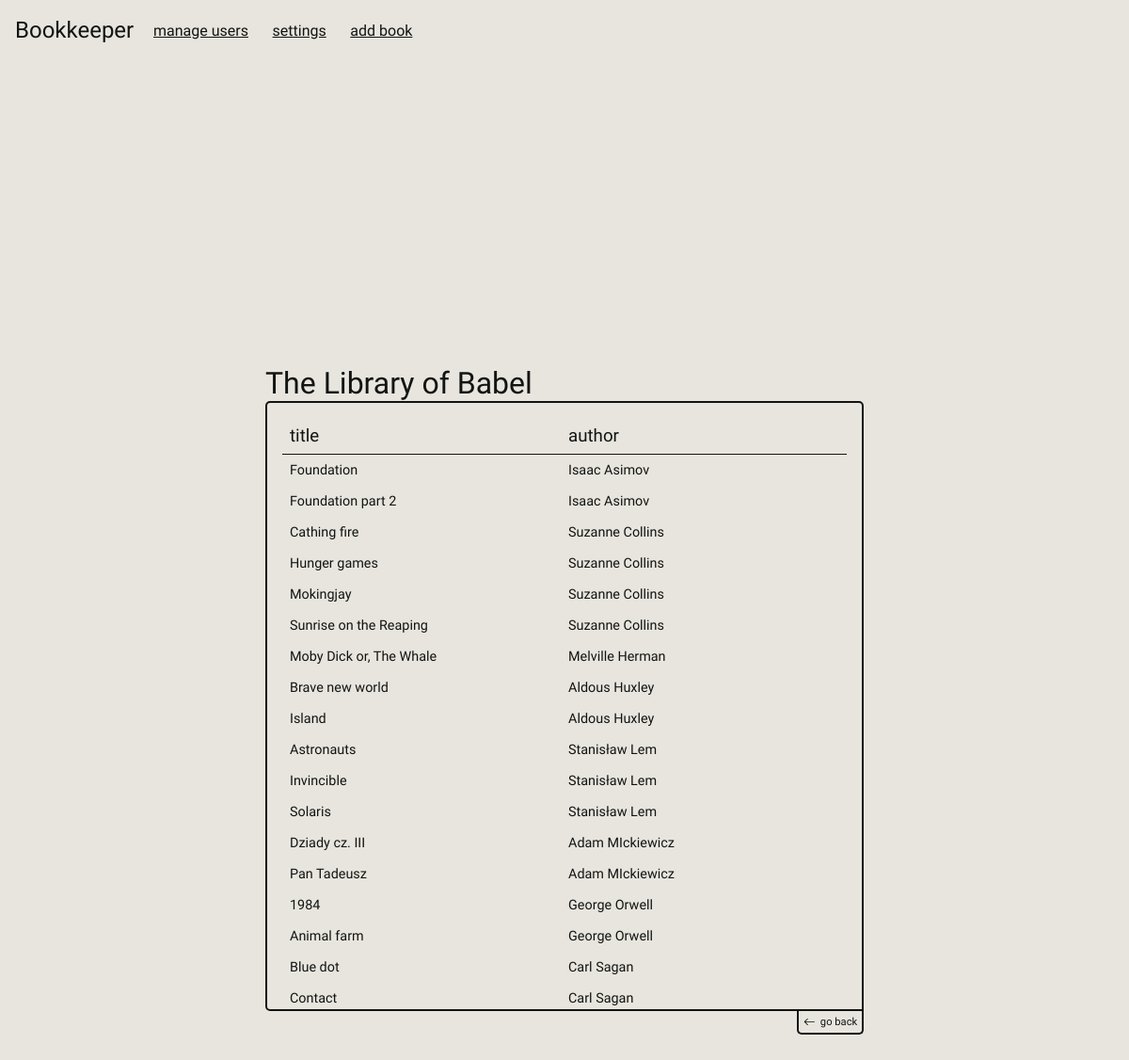
The app's page /library/1, older data.
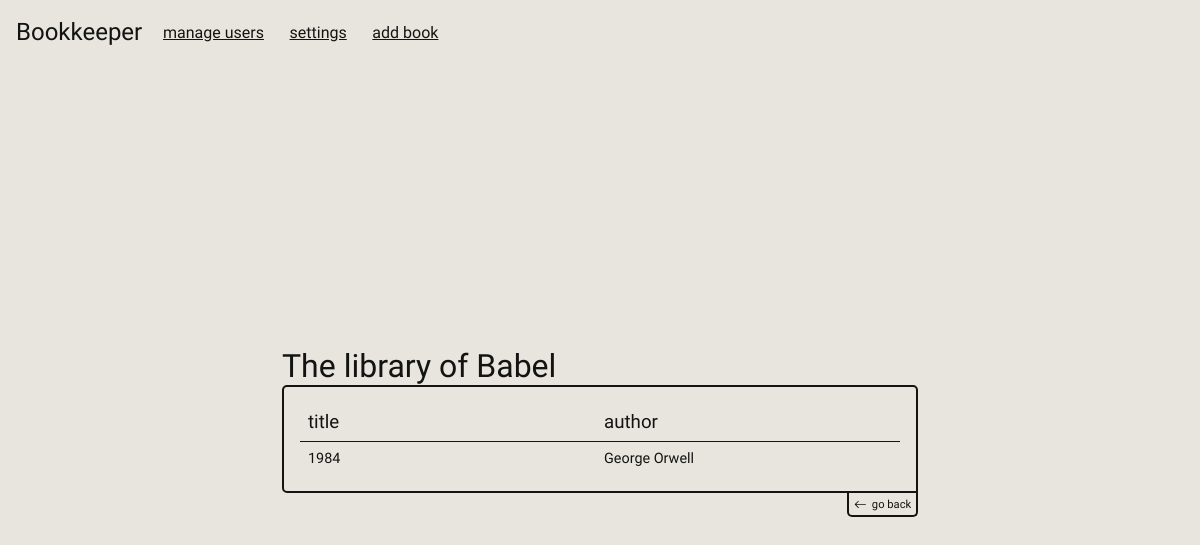
The same page, newer data.
### bookkeeper/database/models.py (models this page shows, shortened)
class Base(DeclarativeBase):
    id      = Column(Integer, primary_key = True)

class LibrarySchema(Base):
    __tablename__ = "libraries"
    name = Column(String, nullable = False)
    user_id = Column(Integer, ForeignKey("users.id"), nullable = False)
    user   = relationship("UserSchema", back_populates = "libraries")
    books  = relationship("BookSchema", back_populates = "library")

class BookSchema(Base):
    __tablename__ = "books"
    title   = Column(String, nullable  = False)
    edition = Column(Integer, nullable = True)
    status  = Column(Integer, nullable  = False)
    author_id  = Column(Integer, ForeignKey("authors.id"), nullable = False)
    held_by    = Column(Integer, ForeignKey("users.id"), nullable = False)
    library_id = Column(Integer, ForeignKey("libraries.id"), nullable = False)
    user    = relationship("UserSchema", back_populates = "books")
    author  = relationship("AuthorSchema", back_populates = "books")
    library = relationship("LibrarySchema", back_populates = "books")

class AuthorSchema(Base):
    __tablename__ = 'authors'
    name    = Column(String, nullable = False)
    surname = Column(String, nullable = True)
    books = relationship("BookSchema", back_populates = "author")

### bookkeeper/database/DTO.py (called while the page is built)
    def from_db(author: AuthorSchema):
        return Author(author.name, author.surname, author.id)

    def from_db(user: UserSchema):
        if user: return User(user.name, user.surname, user.id)

    def from_db(library: LibrarySchema):
        return Library(library.name, owned_by=User.from_db(library.user).id, id = library.id, owner = User.from_db(library.user))

    def from_db(book: BookSchema):
        return Book(
            title = book.title,
            author_id = book.author.id,
            edition = book.edition,
            status = book.status,
            library = Library.from_db(book.library),
            library_id=book.library.id,
            user = User.from_db(book.user),
            user_id = book.held_by,
            id = book.id,
            author = Author.from_db(book.author)
        )

### bookkeeper/database/database.py (called while the page is built)
    def get_library_by_id(self, id):
        session = Session(bind = self.engine)
        resp = DBResponse(DBMessage.OBJECT , Library.from_db(session.query(LibrarySchema).where(LibrarySchema.id == id).first()))
        session.close()
        return resp

### bookkeeper/desktop/__init__.py (called while the page is built)
    def __call__(self, **kwargs):
        return self.action(**kwargs, **self.kwargs)

### bookkeeper/desktop/templates/library.html
{% extends "base.html" %}
{% block head %}
<link rel="stylesheet" href="{{ url_for('static', filename='css/library.css') }}">
{% endblock %}
{% block add_to_nav %}
<a href="/add-book/{{library.id}}?go_back={{url_for(request.endpoint, **request.view_args)}}">add book</a>
{% endblock %}
{% block body %}
<div class="content">
    <h1>{{library.name}}</h1>
    <div class = "book-wrap">
        <div class = "header">
            <h3>title</h3>
            <h3>author</h3>
        </div>
            {% for book in books %}
            <a href = "/book/{{book.id|string}}?go_back={{url_for(request.endpoint, **request.view_args)}}" class = "row">
                <p>{{book.title}}</p>
                <p>{{book.author.name}} {{book.author.surname}}</p>
            </a>
            {% endfor %}
    </div>
    <div class="go-back">
        <a href="/home" > <svg xmlns="http://www.w3.org/2000/svg"   class="bi bi-arrow-left" viewBox="0 0 16 16">
  <path fill-rule="evenodd" d="M15 8a.5.5 0 0 0-.5-.5H2.707l3.147-3.146a.5.5 0 1 0-.708-.708l-4 4a.5.5 0 0 0 0 .708l4 4a.5.5 0 0 0 .708-.708L2.707 8.5H14.5A.5.5 0 0 0 15 8"/>
</svg> go back</a>
    </div>
</div>
{% endblock %}

Row changes from the older to the newer data that the page shows:
removed BookSchema: title "Foundation", author.name "Isaac", author.surname "Asimov"
removed BookSchema: title "Foundation part 2", author.name "Isaac", author.surname "Asimov"
removed BookSchema: title "Cathing fire", author.name "Suzanne", author.surname "Collins"
removed BookSchema: title "Hunger games", author.name "Suzanne", author.surname "Collins"
removed BookSchema: title "Mokingjay", author.name "Suzanne", author.surname "Collins"
removed BookSchema: title "Sunrise on the Reaping", author.name "Suzanne", author.surname "Collins"
removed BookSchema: title "Moby Dick or, The Whale", author.name "Melville", author.surname "Herman"
removed BookSchema: title "Brave new world", author.name "Aldous", author.surname "Huxley"
removed BookSchema: title "Island", author.name "Aldous", author.surname "Huxley"
removed BookSchema: title "Astronauts", author.name "Stanisław", author.surname "Lem"
removed BookSchema: title "Invincible", author.name "Stanisław", author.surname "Lem"
removed BookSchema: title "Solaris", author.name "Stanisław", author.surname "Lem"
removed BookSchema: title "Dziady cz. III", author.name "Adam", author.surname "MIckiewicz"
removed BookSchema: title "Pan Tadeusz", author.name "Adam", author.surname "MIckiewicz"
removed BookSchema: title "Animal farm", author.name "George", author.surname "Orwell"
removed BookSchema: title "Blue dot", author.name "Carl", author.surname "Sagan"
removed BookSchema: title "Contact", author.name "Carl", author.surname "Sagan"
changed LibrarySchema: name "The Library of Babel" → "The library of Babel"
